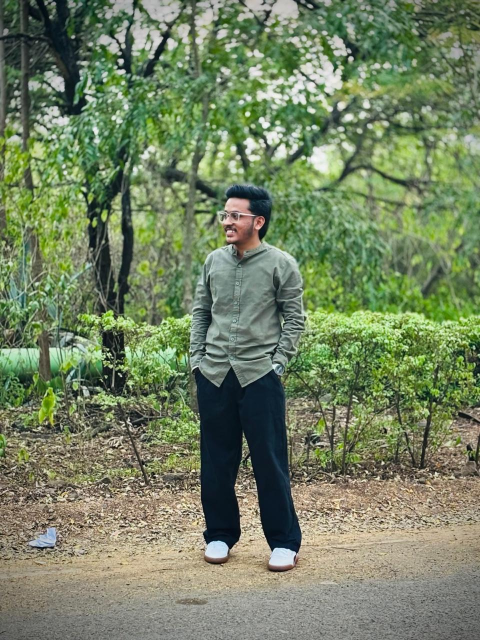
#> input picture data/images/my_photo.jpeg, 960 x 1280 px (shown at 1/2 size)
$ python unit4_features.py
#> lines starting #> are read from the running program, lines starting #| are printed output that depends on the picture

from pathlib import Path
import cv2
import matplotlib.pyplot as plt

PROJECT_DIR = Path(__file__).resolve().parent.parent
IMAGE1_PATH = PROJECT_DIR / "data" / "images" / "my_photo.jpeg"
IMAGE2_PATH = PROJECT_DIR / "data" / "images" / "second_photo.jpeg"
OUTPUT_DIR = PROJECT_DIR / "outputs" / "unit4"
OUTPUT_DIR.mkdir(parents=True, exist_ok=True)


def load_image(path):
    image = cv2.imread(str(path))
#> image is the input picture: shape (1280, 960, 3); mean B, G, R 98.6, 130.1, 116
    if image is None:
        raise FileNotFoundError(f"Image not found: {path}")
    return image


def resize_for_processing(image, max_size=800):
#> called with max_size = 800
    h, w = image.shape[:2]
#> h = 1280; w = 960
    scale = min(1.0, max_size / max(h, w))
#> scale = 0.625
    if scale < 1:
        image = cv2.resize(
            image,
            (int(w * scale), int(h * scale)),
            interpolation=cv2.INTER_AREA
        )
#> image: shape (800, 600, 3)
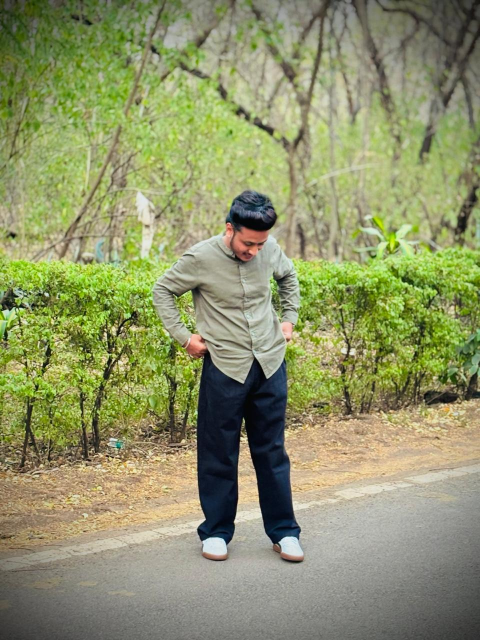
#> input picture data/images/second_photo.jpeg, 960 x 1280 px (shown at 1/2 size)
#> in load_image, image is the input picture: shape (1280, 960, 3); mean B, G, R 105.2, 147.2, 142.3
#| Image 1 HOG shape: (21848400,)
#| Image 2 HOG shape: (21848400,)
    return image


def get_sift_features(image, sift):
    gray = cv2.cvtColor(image, cv2.COLOR_BGR2GRAY)
    keypoints, descriptors = sift.detectAndCompute(gray, None)
#> keypoints = 9546 keypoints; strongest (x, y, size): (151, 77, 4.7), (478, 579, 2.6), (135, 437, 2), (132, 471, 2.5)
    return keypoints, descriptors


def match_features(img_a, kp_a, des_a, img_b, kp_b, des_b, name):
    if des_a is None or des_b is None:
        print(f"{name}: descriptors unavailable")
        return 0, None

    matcher = cv2.BFMatcher(cv2.NORM_L2)
    pairs = matcher.knnMatch(des_a, des_b, k=2)

    good_matches = []
    for pair in pairs:
        if len(pair) == 2:
            m, n = pair
            if m.distance < 0.75 * n.distance:
                good_matches.append(m)

    visual = cv2.drawMatches(
        img_a, kp_a,
        img_b, kp_b,
        good_matches[:50], None,
        flags=cv2.DrawMatchesFlags_NOT_DRAW_SINGLE_POINTS
    )

    output_path = OUTPUT_DIR / f"{name}.jpg"
    cv2.imwrite(str(output_path), visual)

    print(f"{name}: {len(good_matches)} good matches")
    print(f"Saved: {output_path}")

    return len(good_matches), visual


# Load and resize original photographs
img1 = resize_for_processing(load_image(IMAGE1_PATH))
img2 = resize_for_processing(load_image(IMAGE2_PATH))

sift = cv2.SIFT_create()

# HOG features
hog = cv2.HOGDescriptor()
hog1 = hog.compute(cv2.cvtColor(img1, cv2.COLOR_BGR2GRAY))
hog2 = hog.compute(cv2.cvtColor(img2, cv2.COLOR_BGR2GRAY))

print("=" * 50)
print("HOG FEATURES")
print("Image 1 HOG shape:", hog1.shape)
print("Image 2 HOG shape:", hog2.shape)

# Original SIFT keypoints and descriptors
kp1, des1 = get_sift_features(img1, sift)
#> kp1 has the same summary as keypoints in get_sift_features
kp2, des2 = get_sift_features(img2, sift)
#> in get_sift_features (call 2), `gray = cv2.cvtColor(image, cv2.COLOR_BGR2GRAY)`:
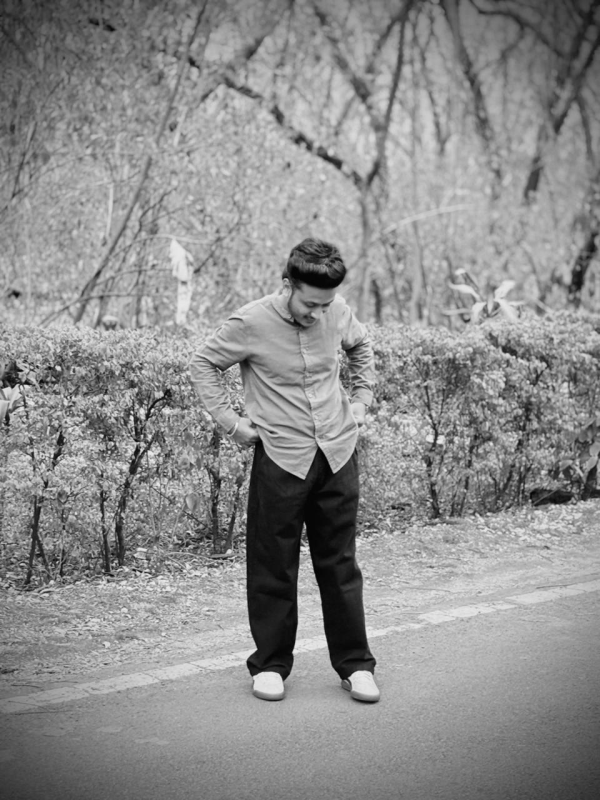
#> gray: shape (800, 600); min 3, max 235, mean 141
#> in get_sift_features (call 2), `keypoints, descriptors = sift.detectAndCompute(gray, None)`: keypoints = 6229 keypoints; strongest (x, y, size): (305, 549, 7), (348, 647, 30.6), (311, 640, 24.2), (152, 410, 2.2)
#> kp2 has the same summary as keypoints in get_sift_features

print("\nSIFT FEATURES")
print("Image 1 keypoints:", len(kp1))
#| Image 1 keypoints: 9546
print("Image 2 keypoints:", len(kp2))
#| Image 2 keypoints: 6229

keypoints1 = cv2.drawKeypoints(
    img1, kp1, None,
    flags=cv2.DRAW_MATCHES_FLAGS_DRAW_RICH_KEYPOINTS
)
keypoints2 = cv2.drawKeypoints(
    img2, kp2, None,
    flags=cv2.DRAW_MATCHES_FLAGS_DRAW_RICH_KEYPOINTS
)
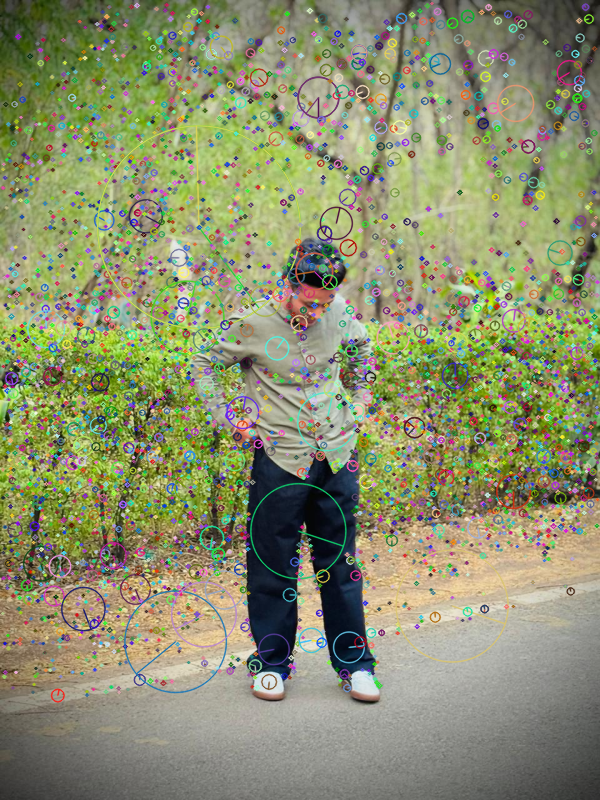
#> keypoints2: shape (800, 600, 3); mean of channels 0, 1, 2 109.2, 143.7, 139.7; drawn as B, G, R

cv2.imwrite(str(OUTPUT_DIR / "image1_keypoints.jpg"), keypoints1)
cv2.imwrite(str(OUTPUT_DIR / "image2_keypoints.jpg"), keypoints2)

# 1. Original matching
original_count, original_visual = match_features(
    img1, kp1, des1,
    img2, kp2, des2,
    "matching_original"
)
#> in match_features, `pairs = matcher.knnMatch(des_a, des_b, k=2)`: pairs = 9546 matches
#> after the loop in match_features, `for pair in pairs:`: good_matches = 25 matches
#| matching_original: 25 good matches
#> original_count = 25

# 2. Rotate image 1 by 90 degrees and match against image 2
rotated = cv2.rotate(img1, cv2.ROTATE_90_CLOCKWISE)
cv2.imwrite(str(OUTPUT_DIR / "rotated_image.jpg"), rotated)

kp_rot, des_rot = get_sift_features(rotated, sift)
#> in get_sift_features (call 3), `gray = cv2.cvtColor(image, cv2.COLOR_BGR2GRAY)`:
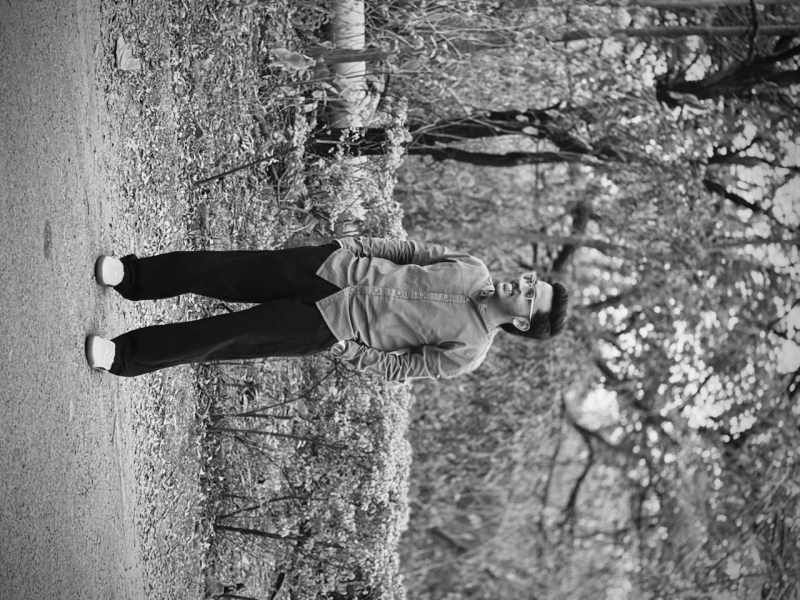
#> gray: shape (600, 800); min 7, max 248, mean 122.3
#> in get_sift_features (call 3), `keypoints, descriptors = sift.detectAndCompute(gray, None)`: keypoints = 9506 keypoints; strongest (x, y, size): (723, 151, 4.7), (221, 478, 2.6), (363, 135, 2), (329, 132, 2.5)
#> kp_rot has the same summary as keypoints in get_sift_features

rotated_count, rotated_visual = match_features(
    rotated, kp_rot, des_rot,
    img2, kp2, des2,
    "matching_rotated"
)
#> call 2 of match_features, with des_a = array of shape (9506, 128), des_b = array of shape (6229, 128), name = 'matching_rotated'
#> in match_features (call 2), `pairs = matcher.knnMatch(des_a, des_b, k=2)`: pairs = 9506 matches
#> after the loop in match_features (call 2), `for pair in pairs:`: good_matches = 22 matches
#> in match_features (call 2), `visual = cv2.drawMatches( img_a, kp_a, img_b, kp_b, good_matches[:50],..`:
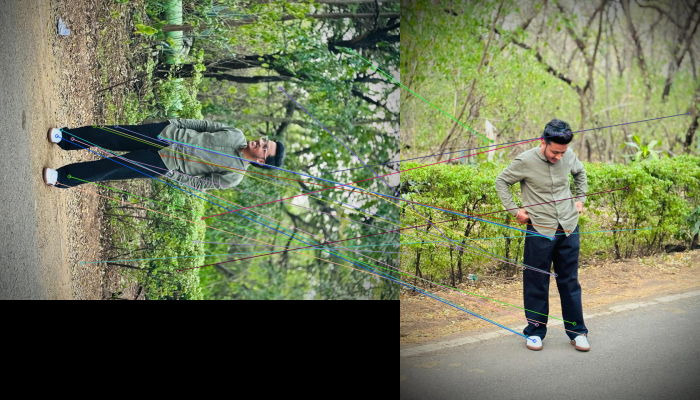
#> visual: shape (800, 1400, 3) (shown at 1/2 size); mean of channels 0, 1, 2 88.4, 118.9, 110.8; drawn as B, G, R
#| matching_rotated: 22 good matches
#> rotated_count = 22

# 3. Resize image 1 to 75% and match against image 2
resized = cv2.resize(
    img1, None,
    fx=0.75, fy=0.75,
    interpolation=cv2.INTER_AREA
)
cv2.imwrite(str(OUTPUT_DIR / "resized_image.jpg"), resized)

kp_res, des_res = get_sift_features(resized, sift)
#> in get_sift_features (call 4), `keypoints, descriptors = sift.detectAndCompute(gray, None)`: keypoints = 5870 keypoints; strongest (x, y, size): (113, 57, 3.5), (359, 434, 1.9), (204, 515, 10.5), (329, 55, 3.1)
#> kp_res has the same summary as keypoints in get_sift_features

resized_count, resized_visual = match_features(
    resized, kp_res, des_res,
    img2, kp2, des2,
    "matching_resized"
)
#> call 3 of match_features, with des_a = array of shape (5870, 128), des_b = array of shape (6229, 128), name = 'matching_resized'
#> in match_features (call 3), `pairs = matcher.knnMatch(des_a, des_b, k=2)`: pairs = 5870 matches
#> after the loop in match_features (call 3), `for pair in pairs:`: good_matches = 15 matches
#> in match_features (call 3), `visual = cv2.drawMatches( img_a, kp_a, img_b, kp_b, good_matches[:50],..`:
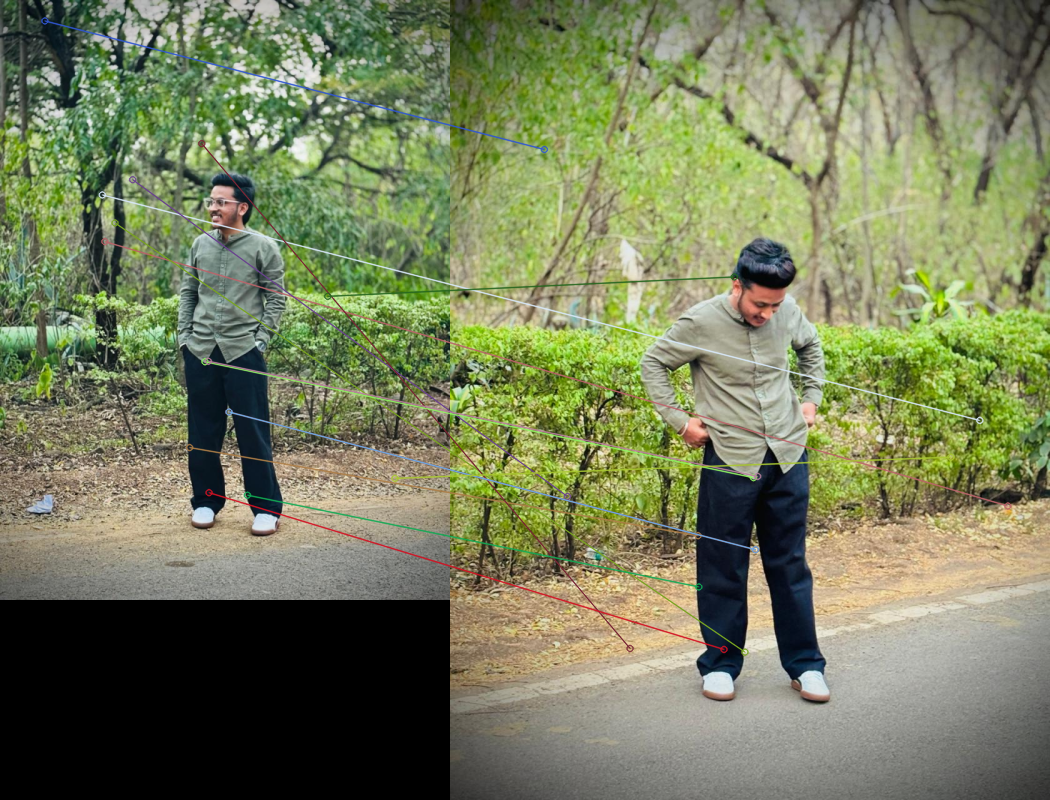
#> visual: shape (800, 1050, 3); mean of channels 0, 1, 2 92.2, 125.9, 118.8; drawn as B, G, R
#| matching_resized: 15 good matches
#> resized_count = 15

# Save comparison table as CSV
import csv

comparison_rows = [
    ["Test", "Image 1 keypoints", "Image 2 keypoints", "Good matches"],
    ["Original", len(kp1), len(kp2), original_count],
    ["Rotated 90 degrees", len(kp_rot), len(kp2), rotated_count],
    ["Resized to 75%", len(kp_res), len(kp2), resized_count],
]
#> comparison_rows = [['Test', 'Image 1 keypoints', 'Image 2 keypoints', 'Good matches'], ['Original', 9546, 6229, 25], ['Rotated 90 degrees', 9506, 6229, 22], ['Resized to 75%', 5870, 6229, 15]]

csv_path = OUTPUT_DIR / "sift_matching_comparison.csv"
with open(csv_path, "w", newline="", encoding="utf-8") as file:
    writer = csv.writer(file)
    writer.writerows(comparison_rows)

print("\nSIFT MATCHING COMPARISON")
for row in comparison_rows:
    print(" | ".join(map(str, row)))
#> this loop made 4 passes
#| Test | Image 1 keypoints | Image 2 keypoints | Good matches
#| Original | 9546 | 6229 | 25
#| Rotated 90 degrees | 9506 | 6229 | 22
#| Resized to 75% | 5870 | 6229 | 15

# Save a combined visualization
fig, axes = plt.subplots(2, 2, figsize=(16, 10))

axes[0, 0].imshow(cv2.cvtColor(keypoints1, cv2.COLOR_BGR2RGB))
axes[0, 0].set_title("Image 1: SIFT Keypoints")

axes[0, 1].imshow(cv2.cvtColor(keypoints2, cv2.COLOR_BGR2RGB))
axes[0, 1].set_title("Image 2: SIFT Keypoints")

if original_visual is not None:
    axes[1, 0].imshow(
        cv2.cvtColor(original_visual, cv2.COLOR_BGR2RGB)
    )
    axes[1, 0].set_title(f"Original Matching: {original_count}")

if rotated_visual is not None:
    axes[1, 1].imshow(
        cv2.cvtColor(rotated_visual, cv2.COLOR_BGR2RGB)
    )
    axes[1, 1].set_title(f"Rotated Matching: {rotated_count}")

for ax in axes.flat:
    ax.axis("off")

plt.tight_layout()
plt.savefig(OUTPUT_DIR / "unit4_comparison.png", dpi=150)
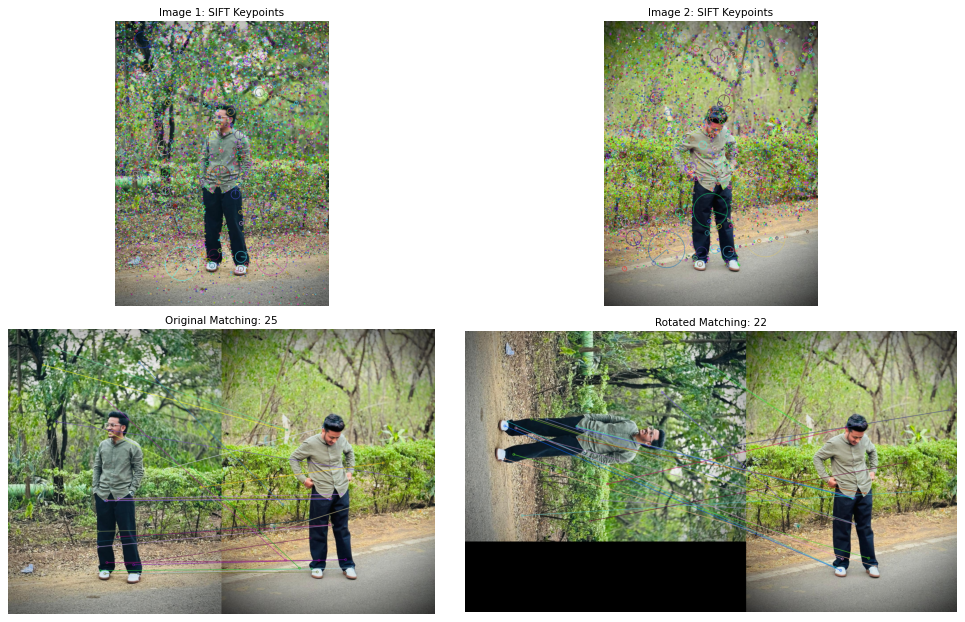
#> figure drawn by matplotlib, 4 panels
plt.close()

print("\nUnit 4 outputs saved to:", OUTPUT_DIR)
print("CSV comparison saved to:", csv_path)
